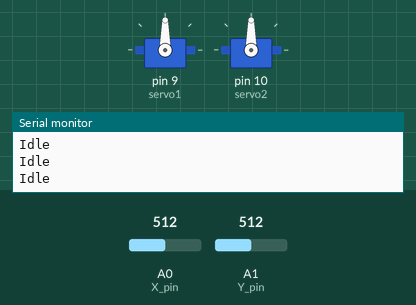
Recording of a sketch running on a simulated Arduino Uno, built with avr-gcc and run on an emulated ATmega328P. Shown: 2 × servo, the last lines printed to the serial monitor. The inputs (shaded band) are chosen by the test bench; at power-on: A0 (X_pin) = 512, A1 (Y_pin) = 512.

Above: at 1.2 s.
1.3 s: A0 (X_pin) set to 311
2.8 s: A0 (X_pin) set to 291
At 4.0 s:
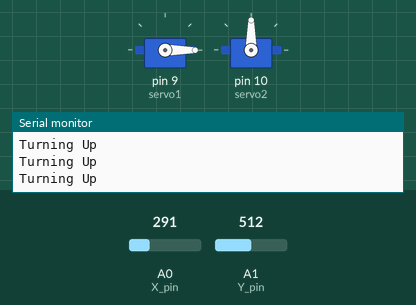
4.3 s: A0 (X_pin) set to 810
At 5.5 s:
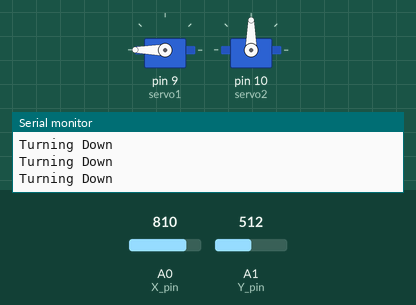
5.8 s: A0 (X_pin) set to 789
At 6.9 s:
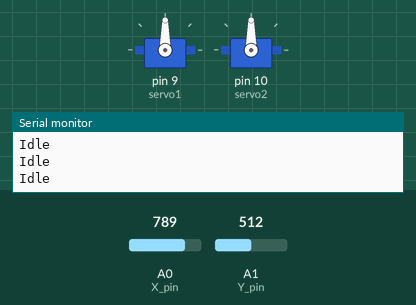
7.3 s: A1 (Y_pin) set to 311
8.8 s: A1 (Y_pin) set to 292
At 9.6 s:
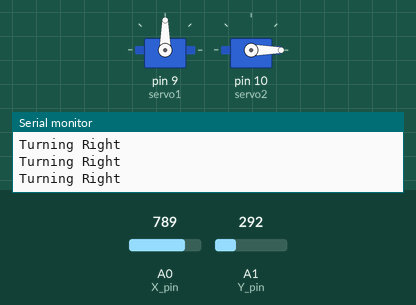
Timing chart, 0 to 11.3 s (numbered marks = the images above; inputs shaded):
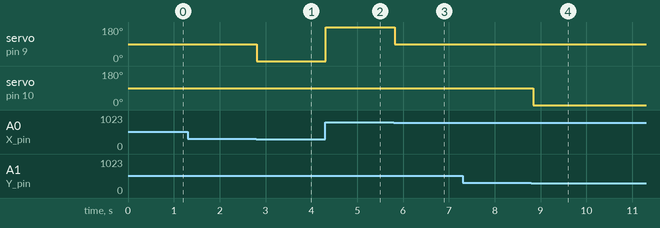

Measured:
- the behaviour switches between 301 and 300 on A0 (X_pin) (found by bisection; images 0 and 1)
- the behaviour switches between 800 and 799 on A0 (X_pin) (found by bisection; images 2 and 3)
- the behaviour switches between 301 and 300 on A1 (Y_pin) (found by bisection; images 3 and 4)
- after the input at 2.8 s, servo on pin 9 (servo1): 90° → 0° at once
- after the input at 4.3 s, servo on pin 9 (servo1): 0° → 180° at once
- after the input at 5.8 s, servo on pin 9 (servo1): 180° → 90° at once
- after the input at 8.8 s, servo on pin 10 (servo2): 90° → 0° at once

The sketch:

Servo_with_Joystick.ino
```cpp
#include <Servo.h>

Servo servo1;
Servo servo2;

const int X_pin = 0; // analog pin connected to X output
const int Y_pin = 1; // analog pin connected to Y output

void setup() {
  servo1.attach(9);
  servo2.attach(10);
  Serial.begin(9600);
}

void loop() {
  int X_pos = analogRead(X_pin);
  int Y_pos = analogRead(Y_pin);

  if (X_pos >= 800){
    servo1.write(180);
    Serial.println("Turning Down");
  }else if (X_pos <= 300){
    servo1.write(0);
    Serial.println("Turning Up");
  }else if (Y_pos >= 800){
    servo2.write(180);
    Serial.println("Turning Left");
  }else if (Y_pos <= 300){
    servo2.write(0);
    Serial.println("Turning Right");
  }else{
    servo1.write(90);
    servo2.write(90);
    Serial.println("Idle");
  }

  delay(100);
}
```
